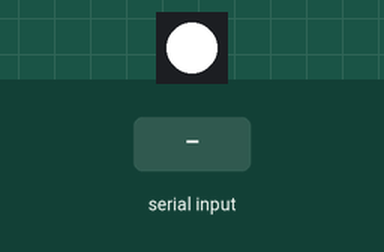
Simulated run of this sketch. Board: Arduino Uno, built with avr-gcc and run on an emulated ATmega328P. On the bench: 1 RGB LEDs in strip order, left to right. The test bench sets the inputs (shaded band).

Above: at 1.2 s.
1.3 s: "latino\n" received over Serial
At 2.0 s:
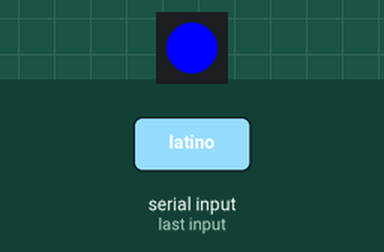
2.8 s: "kyrilc\n" received over Serial
At 3.1 s:
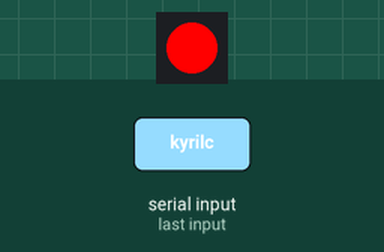
Timing chart, 0 to 5.8 s (numbered marks = the images above; inputs shaded):
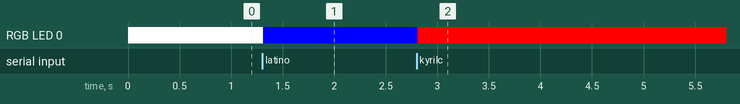

The sketch:

7.ino
```cpp
#include "FastLED.h"

#define NUM_LEDS 1 //this defines the number of LED Segments in the Strip

#define DATA_PIN 2 //plug the green wire of the TM1803 Radioshack Strip into Pin 7

CRGB leds[NUM_LEDS];
#define COLOR_ORDER GRB

#define led 13
String input_string = "";
const String Led_off = "switch led off";
const String Led_on = "switch led on";

bool led_running;
long loop_cnt;
bool led_out;
void setup() {
  FastLED.addLeds<WS2812, DATA_PIN, COLOR_ORDER>(leds, NUM_LEDS);
  Serial.begin(9600);
leds[0] = CRGB::White;
}

void loop()
  {
  //loop_cnt++;
  //if(loop_cnt>=100000)
    //{
   // loop_cnt=0;
   // led_out=!led_out;
  //  //digitalWrite(led,!digitalRead(led));
  //  digitalWrite(led,led_out);
   // }

  FastLED.show();
  while (Serial.available() > 0) {
    char c = Serial.read();
    if (c == '\n') {
      //Serial.print("Input_string is: ");
      //Serial.println(input_string);
      switch ( parse(input_string, Led_off, Led_on) ) {
        case 10:
          led_running=false;
          Serial.println("Switching off is done");
          leds[0] =  CRGB::Red;
          break;
        case 11:
          led_running=true;
          Serial.println("Switching on is done");
          leds[0].setRGB(200, 200,200);//0xaaaaaa;//CRGB::Tomato;
          break;
        case 13:
          led_running=true;
          Serial.println("handshake");
           digitalWrite(led,!digitalRead(led));
          break;
        case 14:
          //leds[0].setRGB(255, 0,255);//0xaaaaaa;//CRGB::Tomato;
          leds[0] = CRGB::Blue;
          break;
        case 15:
          leds[0].setRGB(255, 0,0);//0xaaaaaa;//CRGB::Tomato;
          break;
        case 0:
          Serial.println("invalid String");
          break;
      }
      input_string = "";
      digitalWrite(led, led_running);

    } else {
      input_string += c;

    }
  }
  }

byte parse(String input_string, const String Led_off, const String Led_on)
  {
  if (input_string.equals(Led_off) == true)
    {
    return 10;
    }
  else if (input_string.equals(Led_on) == true)
    {
    return 11;
    }
  else if (input_string.equals("Handshake") == true)
    {
    return 13;
    }
  else if (input_string.equals("latino") == true)
    {
    return 14;
    }
  else if (input_string.equals("kyrilc") == true)
    {
    return 15;
    }
  else return 0;
}
```

Measured:
- after the input at 1.3 s, RGB LED 0: RGB(255, 255, 255) → RGB(0, 0, 255) at once
- after the input at 2.8 s, RGB LED 0: RGB(0, 0, 255) → RGB(255, 0, 0) at once
